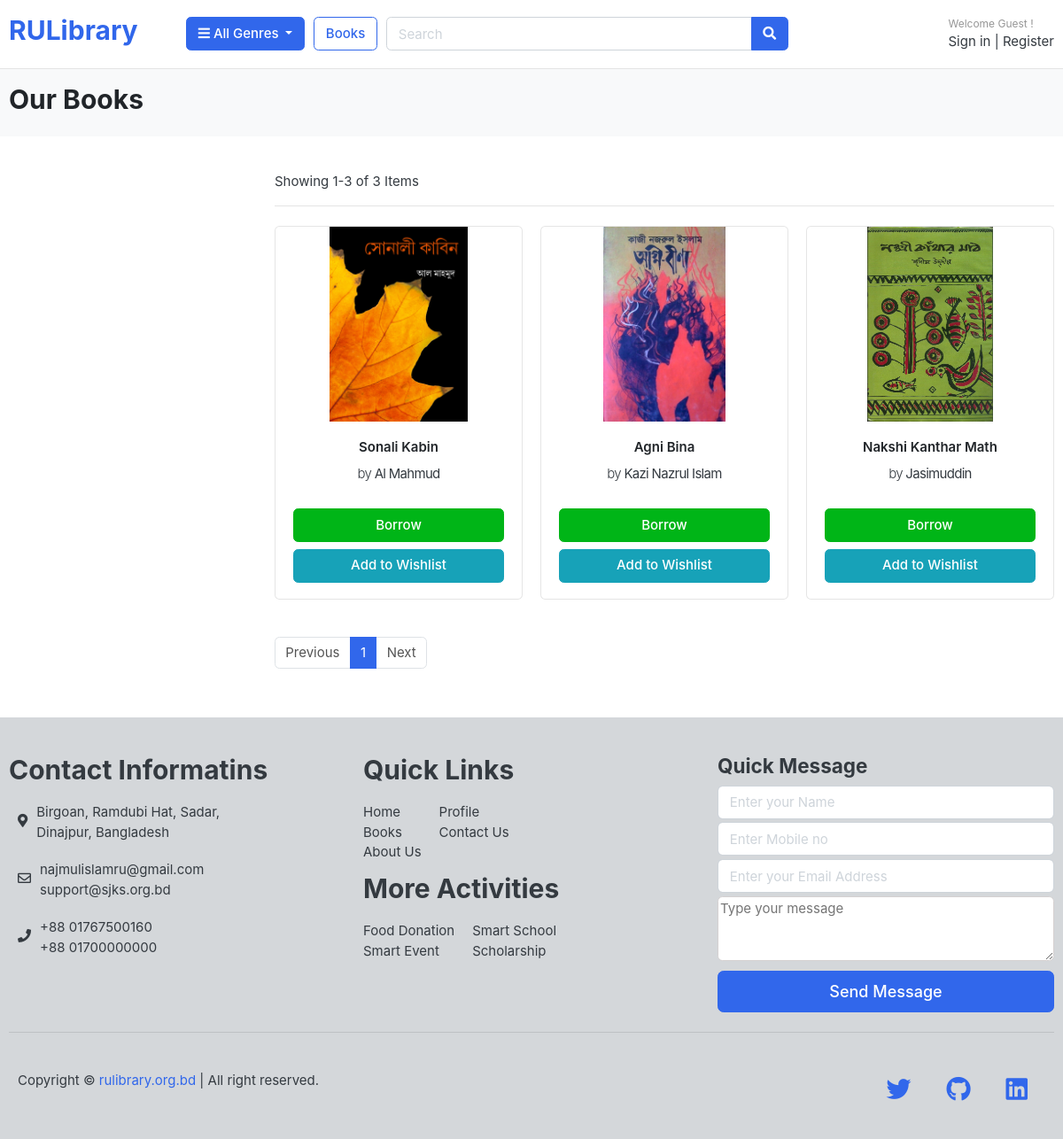
/online/book/, run on the app's committed database.
### book2/models.py (models this page shows, shortened)
class OnlineBookModel(models.Model):
    name=models.CharField(max_length=100)
    slug=models.SlugField(max_length=150,unique=True)
    author=models.CharField(max_length=50)
    image=models.ImageField(upload_to='images/onlinebooks')
    language=models.CharField(max_length=50)
    gdrive=models.CharField(max_length=200)
    genre=models.ManyToManyField(GenreModel)

### book2/views.py (the view)
# urls.py: path('book/',views.book_list,name='online_book'),
def book_list(request):
    books = OnlineBookModel.objects.all()
    page=request.GET.get('page')
    paginator=Paginator(books,6)
    paged_book=paginator.get_page(page)
    return render(request, 'online_book.html', {'books': paged_book})

### book2/templates/online_book.html (shortened to what this page needs)
{% extends 'base.html' %}
{% block body %}
<section class="section-pagetop bg py-3">
    <div class="container">
        <h2 class="title-page">Our Books</h2>
    </div>
</section>
    <section class="section-content padding-y">
    <div class="container">
    <div class="row">
        <aside class="col-md-3">
        </aside>
        <main class="col-md-9">
    <header class="border-bottom mb-4 pb-3">
            <div class="form-inline">
                <span class="mr-md-auto">Showing {{ books.start_index }}-{{ books.end_index }} of {{ books.paginator.count }} Items </span>
            </div>
    </header>
    <div class="row">
        {% for book in books%}
        <div class="col-md-4">
            <figure class="card card-product-grid">
                <div class="img-wrap">
                    <img src="{{book.image.url}}">
                </div>
                <figcaption class="info-wrap">
                    <div class="fix-height">
                        <a href="{% url 'book_details' book.slug %}" class="title font-weight-bold" style="text-align:center">{{book.name}}</a>
                        <div class="price-wrap mt-2">
                            <p style="text-align:center"><span class="font-weight-light">by </span>{{book.author}}</p>
                        </div>
                    </div>
                    <a href="{% url 'read_book' book.id %}" class="btn btn-block btn-success">Borrow </a>
                    <a href="{% url 'add_wishlist' book.id %}" class="btn btn-block btn-info">Add to Wishlist </a>
                </figcaption>
            </figure>
        </div>
        {% endfor %}
    </div>
    <nav class="mt-4" aria-label="Page navigation sample">
      <ul class="pagination">
        {% if books.has_previous %}
        <li class="page-item "><a class="page-link" href="?page={{books.previous_page_number}}">Previous</a></li>
        {% else %}
        <li class="page-item disabled"><a class="page-link" href="#">Previous</a></li>
        {% endif %}
        {% for page in books.paginator.page_range %}
        <li class="page-item active"><a class="page-link" href="?page={{page}}">{{page}}</a></li>
        {% endfor %}
        {% if books.has_next %}
        <li class="page-item "><a class="page-link" href="?page={{books.next_page_number}}">Next</a></li>
        {% else %}
        <li class="page-item disabled"><a class="page-link" href="#">Next</a></li>
        {% endif %}
      </ul>
    </nav>
        </main>
    </div>
    </div>
    </section>
{% endblock %}

### static/css/ui.css (style rules this page uses)
html { font-family: "Inter", sans-serif; font-size: 15px; }
.img-wrap { text-align: center; display: block; }
.img-wrap img { max-width: 100%; }
.price-wrap { letter-spacing: -0.7px; }
.padding-y { padding-top: 40px; padding-bottom: 40px; }
figure { margin-bottom: 0; }
.bg { background-color: #f8f9fa; }
.title-page { color: #212529; }
p:last-child { margin-bottom: 0; }
[class*=card-product] a.title { color: #212529; display: block; }
[class*=card-product] p { margin-bottom: 0; }
[class*=card-product] .img-wrap { overflow: hidden; position: relative; }
[class*=card-product] .img-wrap img { height: 100%; max-width: 100%; width: auto; display: inline-block; -o-object-fit: cover; object-fit: cover; }
.card-product-grid { margin-bottom: 20px; }
.card-product-grid .img-wrap { border-radius: 0.2rem 0.2rem 0 0; height: 220px; }
.card-product-grid .info-wrap { overflow: hidden; padding: 18px 20px; }
.card-product-grid .fix-height { height: 80px; overflow: hidden; }
.card .img-wrap { overflow: hidden; }
.section-pagetop { padding: 45px 0; }

### data on the page
OnlineBookModel: image (picture), name "Sonali Kabin", author "Al Mahmud"
OnlineBookModel: image (picture), name "Agni Bina", author "Kazi Nazrul Islam"
OnlineBookModel: image (picture), name "Nakshi Kanthar Math", author "Jasimuddin"

### other printed values
{{ books.start_index }} "1"
{{ books.end_index }} "3"
{{ books.paginator.count }} "3"
{{ page }} "1"
